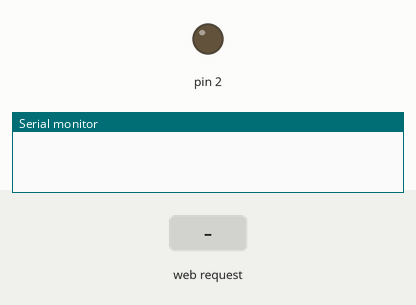
The sketch below on a simulated Arduino Uno, built for the host (arithmetic inside an expression is 32-bit, double 64-bit). On the bench: output pins drawn as LEDs (lit = HIGH), the last lines printed to the serial monitor. The inputs (shaded band) are chosen by the test bench. WiFi joins after 1.5 s; servers stay silent unless stated.

Above: at 1.2 s.
1.3 s: HTTP request GET /?status=1 received
At 2.0 s:
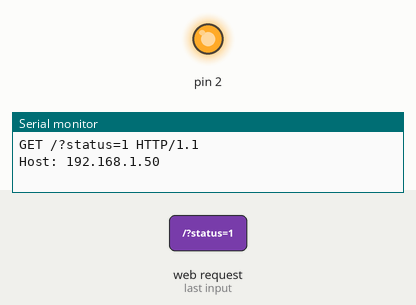
2.8 s: HTTP request GET /?status=0 received
At 3.1 s:
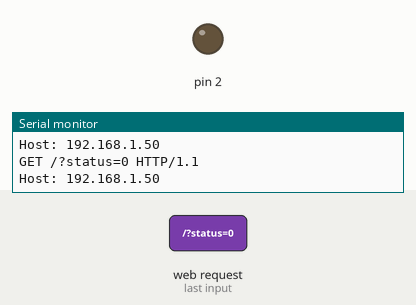
Timing chart, 0 to 5.8 s (numbered marks = the images above; inputs shaded):
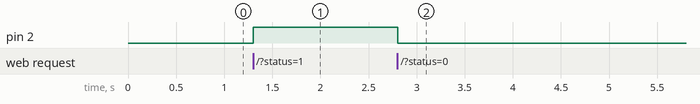

The sketch:

lamb.ino
```cpp
#include <SPI.h>
#include <Ethernet.h>

byte mac[] = { 0x90, 0xA2, 0xDA, 0x0E, 0xE8, 0x1D };
IPAddress ip(192,168,1, 106);

EthernetServer server(80);

void setup()
{
Serial.begin(9600);
pinMode(2, OUTPUT);
Ethernet.begin(mac, ip);
server.begin();
}

void loop()
{
EthernetClient client = server.available();
if (client) {
boolean currentLineIsBlank = true;
String buffer = "";
while (client.connected()) {
if (client.available()) {
char c = client.read();
Serial.print(c);
buffer+=c;
if (c == '\n' && currentLineIsBlank) {
client.println("HTTP/1.1 200 OK");
client.println("Content-Type: text/html");
client.println();

if (digitalRead(2)){
client.print(" LED is <font color='green'>ON</font>");
}else{
client.print(" LED is <font color='red'>OFF</font>");
}
client.println("<br />");
client.print("<FORM action=\"http://192.168.1.106/\" >");
client.print("<P> <INPUT type=\"radio\" name=\"status\" value=\"1\">ON");
client.print("<P> <INPUT type=\"radio\" name=\"status\" value=\"0\">OFF");
client.print("<P> <INPUT type=\"submit\" value=\"Submit\"> </FORM>");
break;
}
if (c == '\n') {
currentLineIsBlank = true;
buffer="";
} else if (c == '\r') {
if(buffer.indexOf("GET /?status=1")>=0)
digitalWrite(2,HIGH);
if(buffer.indexOf("GET /?status=0")>=0)
digitalWrite(2,LOW);
}
else {
currentLineIsBlank = false;
}
}
}
delay(1);
client.stop();
}
}
```

Measured:
- after the input at 1.3 s, pin 2: LOW → HIGH at once
- after the input at 2.8 s, pin 2: HIGH → LOW at once
